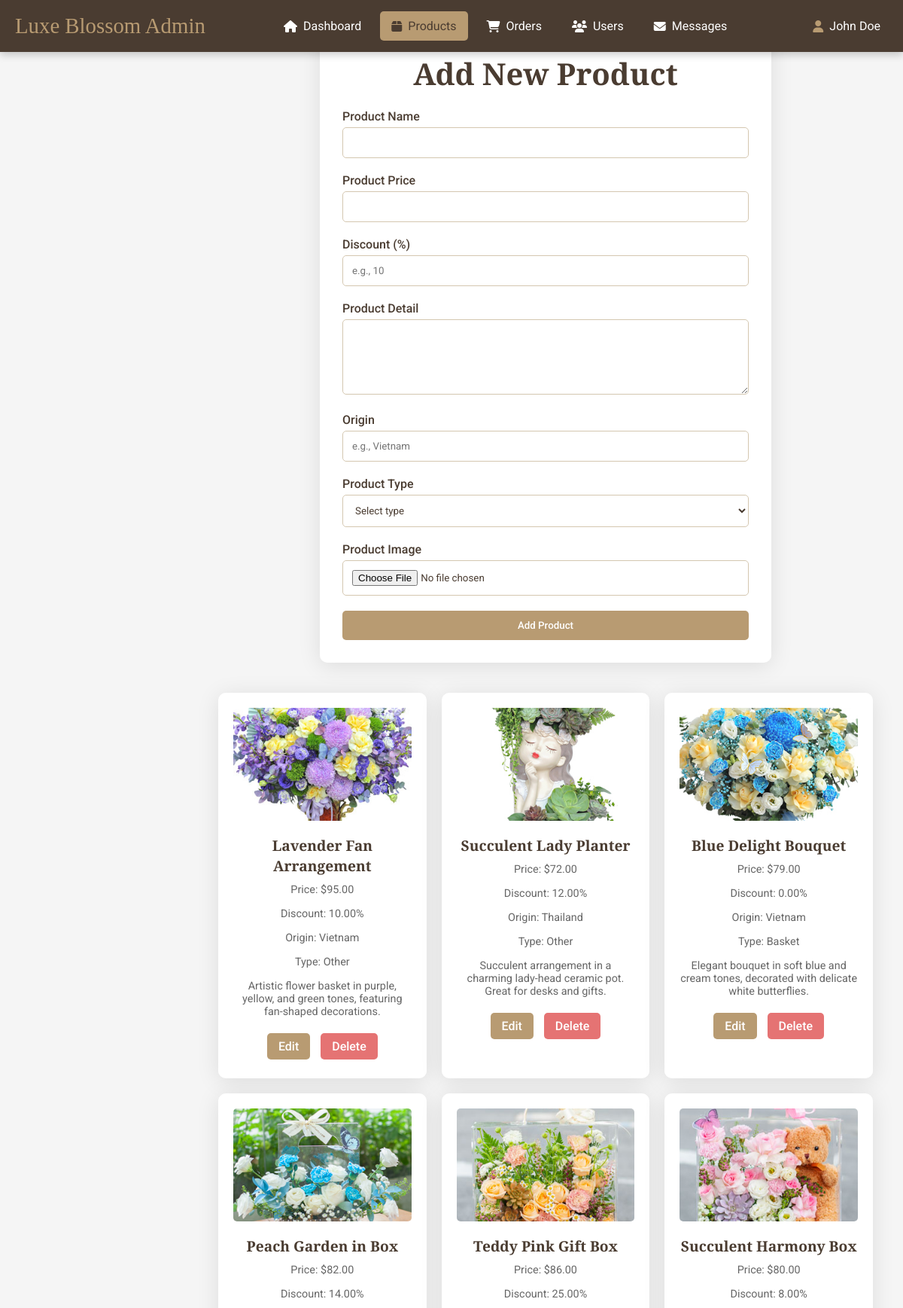
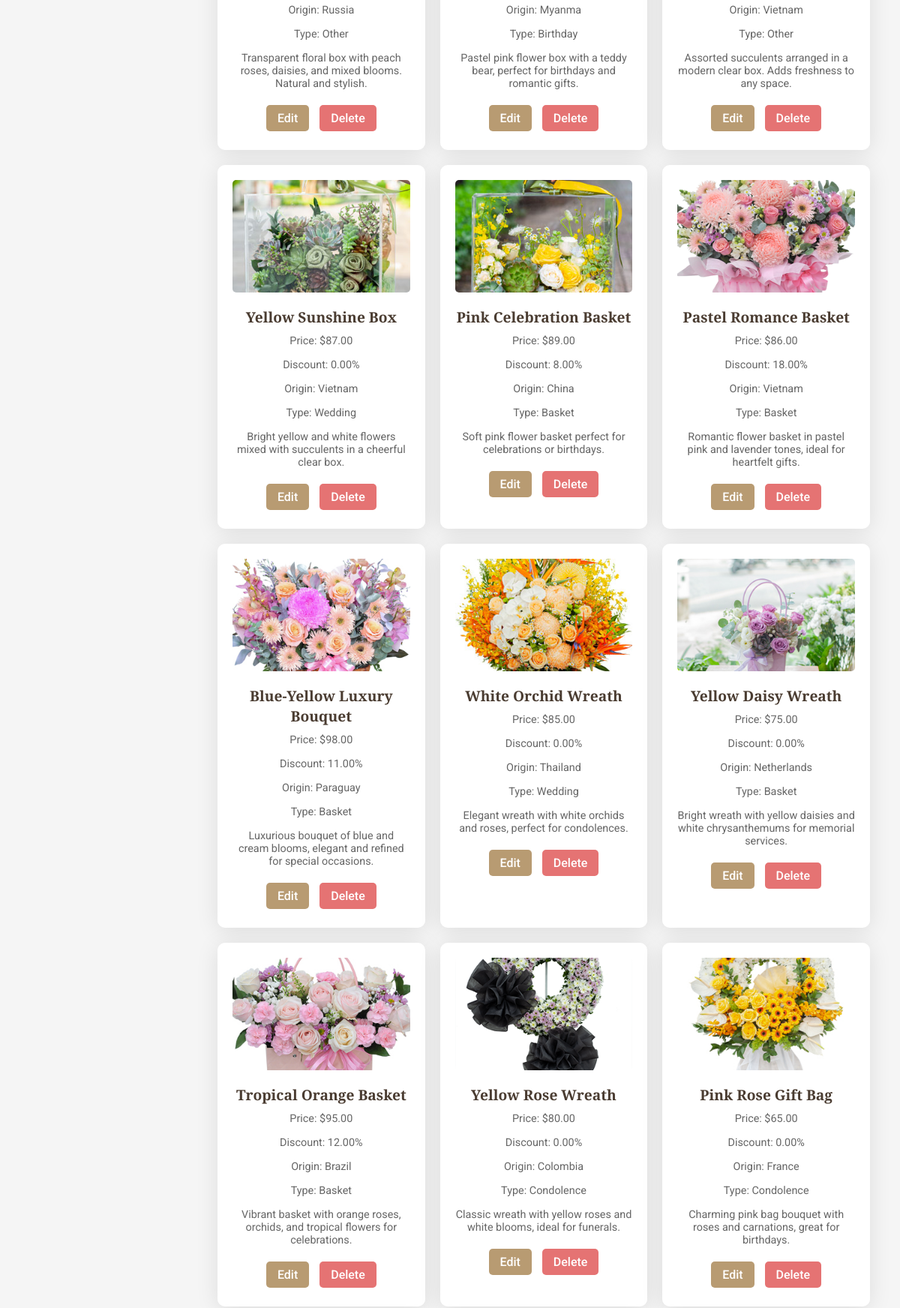
The page /admin_product.php (signed in, upper part) on the database its author committed (2 pictures, top to bottom).
### tables this page shows
CREATE TABLE `products` (
  `id` bigint(20) NOT NULL,
  `name` varchar(255) NOT NULL,
  `price` decimal(10,2) NOT NULL,
  `sale` decimal(10,2) NOT NULL DEFAULT 0.00,
  `product_detail` text NOT NULL,
  `image` varchar(255) NOT NULL,
  `origin` varchar(255) DEFAULT NULL,
  `type` enum('birthday','wedding','bouquet','condolence','basket','other') DEFAULT 'other',
  `created_at` datetime DEFAULT current_timestamp(),
  `updated_at` datetime DEFAULT current_timestamp() ON UPDATE current_timestamp()
);

### admin_product.php (the view, shortened to what this page needs)
<?php
include 'admin_header.php';
?>
<!DOCTYPE html>
<html lang="en">
<head>
    <link rel="stylesheet" href="https://cdnjs.cloudflare.com/ajax/libs/font-awesome/6.4.2/css/all.min.css">
</head>
<body>
    <div class="container">
        <main class="main-content">
            <section class="add-products">
                <form method="post" action="" enctype="multipart/form-data">
                    <h1>Add New Product</h1>
                    <div class="input-field">
                        <label>Product Name</label>
                        <input type="text" name="name" required>
                    </div>
                    <div class="input-field">
                        <label>Product Price</label>
                        <input type="number" step="0.01" min="0" name="price" required>
                    </div>
                    <div class="input-field">
                        <label>Discount (%)</label>
                        <input type="number" step="0.01" min="0" max="100" name="sale" placeholder="e.g., 10">
                    </div>
                    <div class="input-field">
                        <label>Product Detail</label>
                        <textarea name="detail" required></textarea>
                    </div>
                    <div class="input-field">
                        <label>Origin</label>
                        <input type="text" name="origin" placeholder="e.g., Vietnam">
                    </div>
                    <div class="input-field">
                        <label>Product Type</label>
                        <select name="type">
                            <option value="">Select type</option>
                        </select>
                    </div>
                    <div class="input-field">
                        <label>Product Image</label>
                        <input type="file" name="image" accept="image/jpeg,image/png,image/gif" required>
                    </div>
                    <button type="submit" name="add-product" class="btn">Add Product</button>
                </form>
            </section>
            <section class="show-products">
                <div class="box-container">
                    <?php
                    $stmt = $conn->prepare("SELECT * FROM products");
                    $stmt->execute();
                    $result = $stmt->get_result();
                    if ($result->num_rows > 0) {
                        while ($product = $result->fetch_assoc()) {
                    ?>
                    <div class="box">
                        <img src="image/<?php echo htmlspecialchars($product['image']); ?>" alt="<?php echo htmlspecialchars($product['name']); ?>">
                        <h4><?php echo htmlspecialchars($product['name']); ?></h4>
                        <p>Price: $<?php echo number_format($product['price'], 2); ?></p>
                        <p>Discount: <?php echo $product['sale'] ? number_format($product['sale'], 2) . '%' : 'None'; ?></p>
                        <p>Origin: <?php echo htmlspecialchars($product['origin'] ?: 'N/A'); ?></p>
                        <p>Type: <?php echo htmlspecialchars(ucfirst($product['type'] ?: 'N/A')); ?></p>
                        <p><?php echo htmlspecialchars($product['product_detail']); ?></p>
                        <a href="#" class="edit"
                           data-id="<?php echo htmlspecialchars($product['id']); ?>"
                           data-name="<?php echo htmlspecialchars($product['name']); ?>"
                           data-price="<?php echo htmlspecialchars($product['price']); ?>"
                           data-sale="<?php echo htmlspecialchars($product['sale']); ?>"
                           data-detail="<?php echo htmlspecialchars($product['product_detail']); ?>"
                           data-origin="<?php echo htmlspecialchars($product['origin']); ?>"
                           data-type="<?php echo htmlspecialchars($product['type']); ?>"
                           data-image="image/<?php echo htmlspecialchars($product['image']); ?>"
                           onclick="openEditModal(this)">Edit</a>
                        <a href="admin_product.php?delete=<?php echo htmlspecialchars($product['id']); ?>&csrf_token=<?php echo htmlspecialchars($_SESSION['csrf_token']); ?>"
                           class="delete"
                           onclick="return confirm('Delete this product?')">Delete</a>
                    </div>
                    <?php
                        }
                    } else {
                        echo '<p>No products found.</p>';
                    }
                    ?>
                </div>
            </section>
        </main>
    </div>
</body>
</html>

### admin_header.php (style rules this page uses)
* { margin: 0; padding: 0; box-sizing: border-box; font-family: 'Roboto', sans-serif; }
.btn { background: #b89b72; color: #4a3c31; padding: 10px; border: none; border-radius: 5px; cursor: pointer; width: 100%; font-weight: 500; transition: background 0.3s, transform 0.2s; text-align: center; }

### admin_product.php (style rules this page uses)
* { margin: 0; padding: 0; box-sizing: border-box; font-family: 'Roboto', sans-serif; }
body { background: #f5f5f5; color: #4a3c31; }
.container { display: flex; min-height: 100vh; }
.main-content { flex: 1; padding: 40px; margin-left: 250px; }
.add-products form { background: rgba(255, 255, 255, 0.95); backdrop-filter: blur(10px); padding: 30px; border-radius: 10px; box-shadow: 0 4px 30px rgba(0, 0, 0, 0.1); max-width: 600px; margin: 0 auto; }
.add-products h1 { font-family: 'Playfair Display', serif; font-size: 2.5rem; color: #4a3c31; margin-bottom: 20px; text-align: center; }
.input-field { margin-bottom: 20px; }
.input-field label { display: block; font-weight: 500; color: #4a3c31; margin-bottom: 5px; }
.input-field input, .input-field textarea, .input-field select { width: 100%; padding: 12px; border: 1px solid #d4c7b0; border-radius: 5px; background: rgba(255, 255, 255, 0.5); color: #4a3c31; transition: border-color 0.3s; }
.input-field textarea { height: 100px; resize: vertical; }
.btn { background: #b89b72; color: white; padding: 12px 20px; border: none; border-radius: 5px; cursor: pointer; width: 100%; font-weight: 500; transition: background 0.3s, transform 0.2s; }
.show-products .box-container { display: grid; grid-template-columns: repeat(auto-fit, minmax(250px, 1fr)); gap: 20px; margin-top: 40px; }
.show-products .box { background: rgba(255, 255, 255, 0.95); backdrop-filter: blur(10px); padding: 20px; border-radius: 10px; box-shadow: 0 4px 30px rgba(0, 0, 0, 0.1); text-align: center; transition: transform 0.3s; }
.show-products .box img { width: 100%; height: 150px; object-fit: cover; border-radius: 5px; margin-bottom: 15px; }
.show-products .box h4 { font-family: 'Playfair Display', serif; font-size: 1.2rem; color: #4a3c31; margin-bottom: 10px; }
.show-products .box p { font-size: 0.9rem; color: #666; margin-bottom: 15px; }
.edit, .delete { display: inline-block; padding: 8px 15px; margin: 5px; border-radius: 5px; text-decoration: none; font-weight: 500; transition: background 0.3s, transform 0.2s; }
.edit { background: #b89b72; color: white; }
.delete { background: #e57373; color: white; }

### rows shown on the page
products: image (picture), name "Lavender Fan Arrangement", price "95.00", sale "10.00", origin "Vietnam", type "Other", product_detail "Artistic flower basket in purple, yellow, and green tones, featuring fan-shaped decorations."
products: image (picture), name "Succulent Lady Planter", price "72.00", sale "12.00", origin "Thailand", type "Other", product_detail "Succulent arrangement in a charming lady-head ceramic pot. Great for desks and gifts."
products: image (picture), name "Blue Delight Bouquet", price "79.00", sale "0.00", origin "Vietnam", type "Basket", product_detail "Elegant bouquet in soft blue and cream tones, decorated with delicate white butterflies."
products: image (picture), name "Peach Garden in Box", price "82.00", sale "14.00", origin "Russia", type "Other", product_detail "Transparent floral box with peach roses, daisies, and mixed blooms. Natural and stylish."
products: image (picture), name "Teddy Pink Gift Box", price "86.00", sale "25.00", origin "Myanma", type "Birthday", product_detail "Pastel pink flower box with a teddy bear, perfect for birthdays and romantic gifts."
products: image (picture), name "Succulent Harmony Box", price "80.00", sale "8.00", origin "Vietnam", type "Other", product_detail "Assorted succulents arranged in a modern clear box. Adds freshness to any space."
products: image (picture), name "Yellow Sunshine Box", price "87.00", sale "0.00", origin "Vietnam", type "Wedding", product_detail "Bright yellow and white flowers mixed with succulents in a cheerful clear box."
products: image (picture), name "Pink Celebration Basket", price "89.00", sale "8.00", origin "China", type "Basket", product_detail "Soft pink flower basket perfect for celebrations or birthdays."
products: image (picture), name "Pastel Romance Basket", price "86.00", sale "18.00", origin "Vietnam", type "Basket", product_detail "Romantic flower basket in pastel pink and lavender tones, ideal for heartfelt gifts."
products: image (picture), name "Blue-Yellow Luxury Bouquet", price "98.00", sale "11.00", origin "Paraguay", type "Basket", product_detail "Luxurious bouquet of blue and cream blooms, elegant and refined for special occasions."
products: image (picture), name "White Orchid Wreath", price "85.00", sale "0.00", origin "Thailand", type "Wedding", product_detail "Elegant wreath with white orchids and roses, perfect for condolences."
products: image (picture), name "Yellow Daisy Wreath", price "75.00", sale "0.00", origin "Netherlands", type "Basket", product_detail "Bright wreath with yellow daisies and white chrysanthemums for memorial services."
products: image (picture), name "Tropical Orange Basket", price "95.00", sale "12.00", origin "Brazil", type "Basket", product_detail "Vibrant basket with orange roses, orchids, and tropical flowers for celebrations."
products: image (picture), name "Yellow Rose Wreath", price "80.00", sale "0.00", origin "Colombia", type "Condolence", product_detail "Classic wreath with yellow roses and white blooms, ideal for funerals."
products: image (picture), name "Pink Rose Gift Bag", price "65.00", sale "0.00", origin "France", type "Condolence", product_detail "Charming pink bag bouquet with roses and carnations, great for birthdays."

### other values the page prints
$_SESSION['admin_name'] "John Doe"
